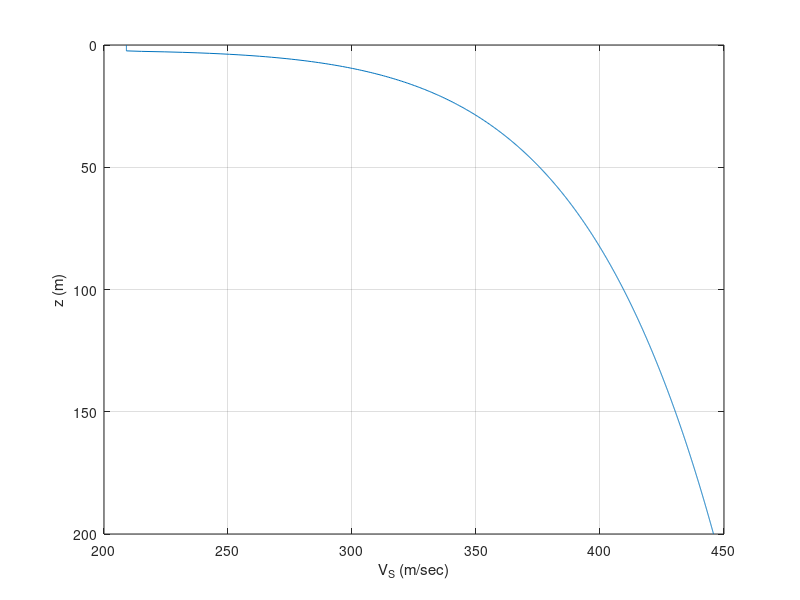

Write the MATLAB code that produced this figure.
clear
close all

%time average shear wave velocity
vs30 = 300;
%depth array
z_array = (0:.2:200)';

% scaling parameters
% n
s1 = 7.291;
s2 = 0.072;
s3 = 4.006;
% k
r1 = 3.426;
r2 = 2.32/10000;
r3 = 8.936;
r4 = 2.435;
%constant depth
z_star = 2.5;

fun_n = @(Vs30) 1. + s1 ./ (1 + s2 * Vs30.^-s3);
fun_k = @(Vs30) exp(-r4 + r1 ./ ( 1. + r2 * Vs30.^-r3) );
fun_Vs0 = @(Vs30,k,n) (k*(-n.^-1+1.)*z_star + (1.+k*(30.-z_star))^(-n.^-1+1.) - 1.) / (30.*(-n.^-1+1.)*k) * Vs30;

%shear wave veocity k/sec
fun_Vs = @ (z,Vs0,k,n) Vs0 * (1. + k * max(0., z-z_star) ).^(1./n);


%comptue parameters
n   = fun_n(vs30);
k   = fun_k(vs30);
vs0 = fun_Vs0(vs30,k,n);


%compute vel profile
vs = fun_Vs(z_array,vs0,k,n);

fig = figure;
plot(vs,z_array);
grid on
xlabel('V_{S} (m/sec)')
ylabel('z (m)')
set(gca, 'YDir', 'reverse');
